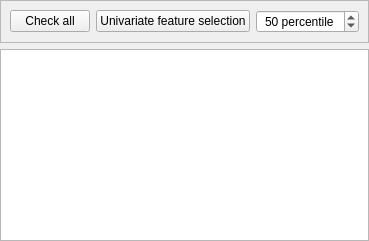
                    <widget class="QWidget" name="tab_ignore_features">
                     <attribute name="title">
                      <string>Ignore features</string>
                     </attribute>
                     <layout class="QVBoxLayout" name="verticalLayout_14">
                      <property name="leftMargin">
                       <number>0</number>
                      </property>
                      <property name="topMargin">
                       <number>0</number>
                      </property>
                      <property name="rightMargin">
                       <number>0</number>
                      </property>
                      <property name="bottomMargin">
                       <number>0</number>
                      </property>
                      <item>
                       <widget class="QFrame" name="tab_ignore_features_frame">
                        <property name="frameShape">
                         <enum>QFrame::StyledPanel</enum>
                        </property>
                        <property name="frameShadow">
                         <enum>QFrame::Raised</enum>
                        </property>
                        <layout class="QHBoxLayout" name="horizontalLayout_26">
                         <item>
                          <widget class="PushButton" name="check_all_push_button">
                           <property name="maximumSize">
                            <size>
                             <width>100</width>
                             <height>16777215</height>
                            </size>
                           </property>
                           <property name="text">
                            <string>Check all</string>
                           </property>
                          </widget>
                         </item>
                         <item>
                          <widget class="PrimaryPushButton" name="select_percentile_push_button">
                           <property name="maximumSize">
                            <size>
                             <width>250</width>
                             <height>16777215</height>
                            </size>
                           </property>
                           <property name="text">
                            <string>Univariate feature selection</string>
                           </property>
                          </widget>
                         </item>
                         <item>
                          <widget class="SpinBox" name="select_percentile_spin_box">
                           <property name="maximumSize">
                            <size>
                             <width>300</width>
                             <height>33</height>
                            </size>
                           </property>
                           <property name="alignment">
                            <set>Qt::AlignCenter</set>
                           </property>
                           <property name="suffix">
                            <string> percentile</string>
                           </property>
                           <property name="maximum">
                            <number>100</number>
                           </property>
                           <property name="value">
                            <number>50</number>
                           </property>
                          </widget>
                         </item>
                        </layout>
                       </widget>
                      </item>
                      <item>
                       <widget class="TableView" name="ignore_dataset_table_view">
                        <property name="toolTip">
                         <string>Ignore features</string>
                        </property>
                        <property name="statusTip">
                         <string>Ignore unchecked features</string>
                        </property>
                       </widget>
                      </item>
                     </layout>
                    </widget>
